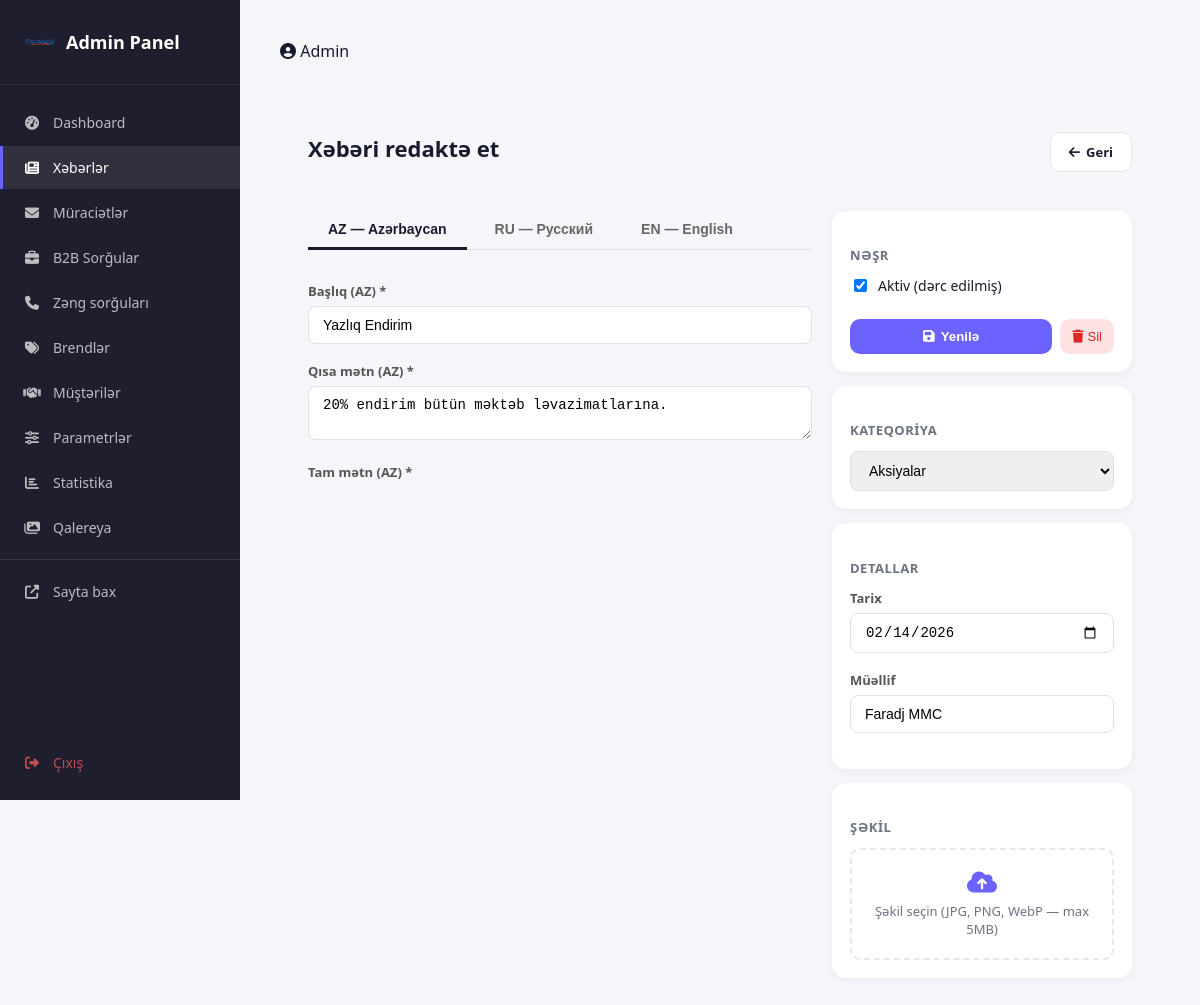
The app's page /admin/events/edit?id=4 (signed in) with its own data.
### tables this page shows
CREATE TABLE IF NOT EXISTS `events` (
  `id` int(11) unsigned NOT NULL AUTO_INCREMENT,
  `title` varchar(255) NOT NULL,
  `title_ru` varchar(255) DEFAULT NULL,
  `title_en` varchar(255) DEFAULT NULL,
  `excerpt` varchar(500) DEFAULT NULL,
  `excerpt_ru` varchar(500) DEFAULT NULL,
  `excerpt_en` varchar(500) DEFAULT NULL,
  `full_text` text DEFAULT NULL,
  `full_text_ru` text DEFAULT NULL,
  `full_text_en` text DEFAULT NULL,
  `category` varchar(50) NOT NULL DEFAULT 'xebərlər',
  `image_url` varchar(500) DEFAULT NULL,
  `author` varchar(100) DEFAULT NULL,
  `event_date` date DEFAULT NULL,
  `is_published` tinyint(1) NOT NULL DEFAULT 1,
  `created_at` datetime DEFAULT CURRENT_TIMESTAMP,
  `updated_at` datetime DEFAULT CURRENT_TIMESTAMP ON UPDATE CURRENT_TIMESTAMP,
  PRIMARY KEY (`id`),
  KEY `idx_published` (`is_published`),
  KEY `idx_category` (`category`),
  KEY `idx_event_date` (`event_date`)
);

### src/controllers/AdminController.php (called while the page is built, shortened)
<?php
require_once __DIR__ . '/../load_env.php';
if (!function_exists('db')) {
    function db(): PDO
    {
        global $pdo;
        return $pdo;
    }
}
class AdminController
{
    public static function editEvent(): void
    {
        $id = (int) ($_GET['id'] ?? 0);
        try {
            $stmt = db()->prepare("SELECT * FROM events WHERE id = ?");
            $stmt->execute([$id]);
            $event = $stmt->fetch(PDO::FETCH_ASSOC);
        } catch (PDOException $e) {}
        $old = [];
        include base_path('src/views/admin/event-form.php');
    }
}

### src/views/admin/event-form.php (the view, shortened to what this page needs)
<?php
$isEdit = !empty($event);
$title = $isEdit ? 'Xəbəri redaktə et' : 'Yeni xəbər';
$action = $isEdit ? '/admin/events/edit?id=' . ($event['id'] ?? 0) : '/admin/events/create';
$val = function ($f) use ($old, $event) {
    return htmlspecialchars($old[$f] ?? $event[$f] ?? '');
};
$event = $event ?? [];
$old = $old ?? [];
$errors = $errors ?? [];
?>
<?php include base_path('src/views/admin/layout.php'); ?>
<div class="admin-page">
  <div class="page-header">
    <h1><?= $title ?></h1>
    <a href="/admin/events" class="btn-back">
      <i class="fas fa-arrow-left"></i> Geri
    </a>
  </div>
  <form method="POST" action="<?= $action ?>" enctype="multipart/form-data" class="event-form">
    <div class="form-grid">
      <div class="form-main">
        <div class="lang-tabs">
          <button type="button" class="lang-tab active" data-lang="az">AZ — Azərbaycan</button>
          <button type="button" class="lang-tab" data-lang="ru">RU — Русский</button>
          <button type="button" class="lang-tab" data-lang="en">EN — English</button>
        </div>
        <div class="lang-panel active" data-lang="az">
          <div class="form-group <?= isset($errors['title']) ? 'error' : '' ?>">
            <label>Başlıq (AZ) *</label>
            <input type="text" name="title" value="<?= $val('title') ?>" placeholder="Xəbərin başlığı">
          </div>
          <div class="form-group <?= isset($errors['excerpt']) ? 'error' : '' ?>">
            <label>Qısa mətn (AZ) *</label>
            <textarea name="excerpt" rows="2" placeholder="Kartda görünəcək qısa mətn (1-2 cümlə)"><?= $val('excerpt') ?></textarea>
          </div>
          <div class="form-group <?= isset($errors['full_text']) ? 'error' : '' ?>">
            <label>Tam mətn (AZ) *</label>
            <div id="editor-az" style="height:250px;border-radius:0 0 8px 8px;"></div>
          </div>
        </div>
      </div>
      <div class="form-sidebar">
        <div class="sidebar-card">
          <h4>Nəşr</h4>
          <label class="checkbox-label">
            <input type="checkbox" name="is_published" value="1"
                   <?= ($old['is_published'] ?? $event['is_published'] ?? 1) ? 'checked' : '' ?>>
            <span>Aktiv (dərc edilmiş)</span>
          </label>
          <div class="form-actions">
            <button type="submit" class="btn-save">
              <i class="fas fa-save"></i>
              <?= $isEdit ? 'Yenilə' : 'Əlavə et' ?>
            </button>
            <?php if ($isEdit): ?>
            <button type="button" class="btn-delete-small" data-id="<?= (int)$event['id'] ?>" data-title="<?= htmlspecialchars($event['title'] ?? '') ?>">
              <i class="fas fa-trash"></i> Sil
            </button>
            <?php endif; ?>
          </div>
        </div>
        <div class="sidebar-card">
          <h4>Kateqoriya</h4>
          <select name="category" class="form-select">
            <?php
            $cats = [
              'xebərlər' => 'Xəbərlər',
              'yeniləmə' => 'Yeniləmə',
              'aksiyalar' => 'Aksiyalar',
              'şirkət' => 'Şirkət həyatı',
              'tədbirlər' => 'Tədbirlər',
              'sərgi' => 'Sərgi',
              'festival' => 'Festival',
            ];
            $selected = $old['category'] ?? $event['category'] ?? 'xebərlər';
            foreach ($cats as $v => $l): ?>
              <option value="<?= htmlspecialchars($v) ?>" <?= $selected === $v ? 'selected' : '' ?>>
                <?= htmlspecialchars($l) ?>
              </option>
            <?php endforeach; ?>
          </select>
        </div>
        <div class="sidebar-card">
          <h4>Detallar</h4>
          <div class="form-group">
            <label>Tarix</label>
            <input type="date" name="event_date" value="<?= $val('event_date') ?>">
          </div>
          <div class="form-group">
            <label>Müəllif</label>
            <input type="text" name="author" value="<?= $val('author') ?: 'Faradj MMC' ?>">
          </div>
        </div>
        <div class="sidebar-card">
          <h4>Şəkil</h4>
          <label class="upload-area" id="uploadArea">
            <i class="fas fa-cloud-upload-alt"></i>
            <span id="uploadText">Şəkil seçin (JPG, PNG, WebP — max 5MB)</span>
          </label>
        </div>
      </div>
    </div>
  </form>
</div>
<?php include base_path('src/views/admin/layout-footer.php'); ?>

### public/assets/css/admin.css (style rules this page uses)
.admin-main h1 { margin-bottom: 24px; }
.form-actions { display: flex; gap: 12px; margin-top: 24px; }
:root { --sidebar-w: 240px; --admin-purple: #6c63ff; --admin-pink: #ff6584; --admin-green: #22c55e; --admin-orange: #f59e0b; --admin-bg: #f4f6fb; --admin-card: #ffffff; --admin-text: #1a1a2e; --admin-muted: #6b7280; --admin-border: #e5e7eb; }
body.admin-body { font-family: 'Segoe UI', sans-serif; background: #f5f6fa; color: var(--admin-text); display: flex; min-height: 100vh; cursor: auto !important; }
.page-header { display: flex; align-items: center; justify-content: space-between; margin-bottom: 24px; }
.page-header h1 { font-size: 22px; font-weight: 800; color: var(--admin-text); }
.form-grid { display: grid; grid-template-columns: 1fr 300px; gap: 20px; }
.form-main { display: flex; flex-direction: column; gap: 16px; }
.lang-tabs { display: flex; gap: 8px; margin-bottom: 16px; border-bottom: 1px solid rgba(0,0,0,0.1); }
.lang-tab { padding: 10px 20px; border: none; background: transparent; cursor: pointer; font-size: 14px; font-weight: 600; color: #666; border-bottom: 3px solid transparent; margin-bottom: -1px; transition: color 0.2s, border-color 0.2s; }
.lang-tab.active { color: var(--primary-color); border-bottom-color: var(--primary-color); }
.lang-panel { display: none; }
.lang-panel.active { display: block; }
.form-group { margin-bottom: 18px; }
.form-group label { display: block; font-size: 13px; font-weight: 600; color: #555; margin-bottom: 6px; }
.form-group input, .form-group textarea, .form-group select { width: 100%; padding: 10px 14px; border: 1px solid #e0e0e0; border-radius: 8px; font-size: 14px; outline: none; transition: border 0.2s; box-sizing: border-box; }
.form-select { width: 100%; padding: 10px 14px; border: 1px solid #e0e0e0; border-radius: 8px; font-size: 14px; }
.sidebar-card { background: white; border-radius: 14px; padding: 18px; margin-bottom: 14px; box-shadow: 0 2px 8px rgba(0,0,0,0.05); }
.sidebar-card h4 { font-size: 13px; font-weight: 700; text-transform: uppercase; letter-spacing: 0.5px; color: var(--admin-muted); margin-bottom: 12px; }
.checkbox-label { display: flex; align-items: center; gap: 8px; font-size: 14px; cursor: pointer; margin-bottom: 16px; }
.form-actions { display: flex; gap: 8px; }
.btn-save { flex: 1; padding: 10px; background: var(--admin-purple); color: white; border: none; border-radius: 10px; font-weight: 700; cursor: pointer; display: flex; align-items: center; justify-content: center; gap: 6px; }
.btn-delete-small { padding: 10px 12px; background: #fee2e2; color: #dc2626; border: none; border-radius: 10px; cursor: pointer; font-size: 13px; display: flex; align-items: center; gap: 4px; }
.upload-area { display: flex; flex-direction: column; align-items: center; gap: 8px; padding: 20px; border: 2px dashed var(--admin-border); border-radius: 10px; cursor: pointer; text-align: center; font-size: 13px; color: var(--admin-muted); }
.upload-area i { font-size: 24px; color: var(--admin-purple); }
.btn-create, .btn-back { display: inline-flex; align-items: center; gap: 6px; padding: 10px 18px; border-radius: 10px; font-size: 13px; font-weight: 600; text-decoration: none; }
.btn-back { background: white; color: var(--admin-text); border: 1.5px solid var(--admin-border); }

### records on screen
events: title "Yazlıq Endirim", excerpt "20% endirim bütün məktəb ləvazimatlarına.", is_published "☑", category "Aksiyalar", event_date "02/14/2026", author "Faradj MMC"

### other values on screen
$title "Xəbəri redaktə et"
